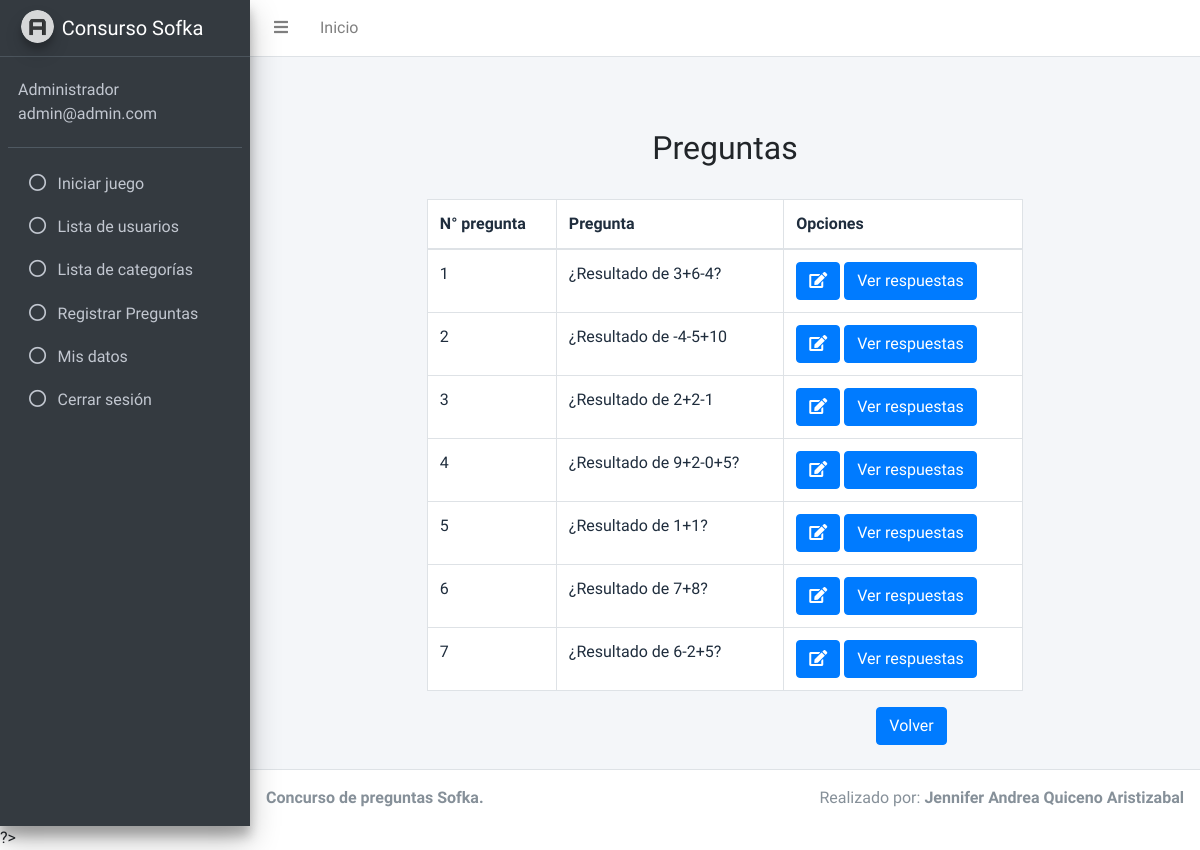
Screenshot of /Vista/listarPreguntas.php?idCategoria=1 (signed in) with the database file from the repository.
### tables this page shows
CREATE TABLE `preguntas` (
  `idPregunta` int(11) NOT NULL,
  `idCategoria` int(11) NOT NULL,
  `pregunta` varchar(500) NOT NULL,
  `numPregunta` int(11) NOT NULL
);

### Modelo/preguntas.php (called while the page is built, shortened)
<?php
class preguntasModel
{
    private $idPregunta;
    private $pregunta;
    private $idCategoria;
    private $numPregunta;
    function setIdPregunta($idPregunta)
    {
        $this->idPregunta = $idPregunta;
    }
    function getIdPregunta()
    {
        return $this->idPregunta;
    }
    function setPregunta($pregunta)
    {
        $this->pregunta = $pregunta;
    }
    function getPregunta()
    {
        return $this->pregunta;
    }
    function setidCategoria($idCategoria)
    {
        $this->idCategoria = $idCategoria;
    }
    function getidCategoria()
    {
        return $this->idCategoria;
    }
    function setNumPregunta($numPregunta)
    {
        $this->numPregunta = $numPregunta;
    }
    function getNumPregunta()
    {
        return $this->numPregunta;
    }
    function listarPreguntas()
    {
        $db = Db::conexion();
        $sql = $db->prepare("SELECT * FROM preguntas where idCategoria=:idCategoria");
        $sql->bindValue('idCategoria', $this->getIdCategoria());
        $listarPreguntas = [];
        try {
            $sql->execute();
            foreach ($sql->fetchAll() as  $value) {
                $preguntas = new preguntasModel();
                $preguntas->setIdPregunta($value['idPregunta']);
                $preguntas->setPregunta($value['pregunta']);
                $preguntas->setNumPregunta($value['numPregunta']);
                $listarPreguntas[] = $preguntas;
            }
            return $listarPreguntas;
        } catch (Exception $e) {
            echo "ocurrio un error:" . $e->getMessage();
        }
    }
}

### Vista/listarPreguntas.php (the view, shortened to what this page needs)
<?php
require_once("header.php");
require_once("../Modelo/preguntas.php");
$preguntas = new preguntasModel();
$preguntas->setIdCategoria($_GET["idCategoria"]);
$listarPreguntas = $preguntas->listarPreguntas();
?>
<div class="continer-fluid">
    <div class="row  justify-content-center ">
        <div class="col-md-8 mt-5">
            <h2 style="text-align: center;">Preguntas </h2>
            <br>
            <table class="table table-bordered bg-white">
                <thead>
                    <tr>
                        <th>N° pregunta </th>
                        <th>Pregunta </th>
                        <th>Opciones</th>
                    </tr>
                </thead>
                <tbody>
                    <?php
                    foreach ($listarPreguntas as $value) {
                    ?>
                        <tr>
                            <td> <?php echo $value->getNumPregunta(); ?></td>
                            <td> <?php echo $value->getPregunta(); ?></td>
                            <td> <a class="btn btn-primary br-5" href="editarPregunta.php?idPregunta=<?php echo $value->getIdPregunta(); ?>&idCategoria=<?php echo ($_GET['idCategoria']); ?>" title="Editar pregunta"><i class="fas fa-edit"></i></a>
                                <a class="btn btn-primary br-5" href="listarRespuestas.php?idPregunta=<?php echo $value->getIdPregunta(); ?>&idCategoria=<?php echo ($_GET['idCategoria']);?>">Ver respuestas</a>
                            </td>
                        </tr>
                    <?php
                    }
                    ?>
                </tbody>
            </table>
        </div>
        <div class="row justify-content-end col-6">
            <a class="btn btn-primary" href="listarCategorias.php">Volver</a>
        </div>
    </div>
</div>
<?php
require_once("footer.php");
?>

### rows the page displays
preguntas: numPregunta "1", pregunta "¿Resultado de 3+6-4?"
preguntas: numPregunta "2", pregunta "¿Resultado de -4-5+10"
preguntas: numPregunta "3", pregunta "¿Resultado de 2+2-1"
preguntas: numPregunta "4", pregunta "¿Resultado de 9+2-0+5?"
preguntas: numPregunta "5", pregunta "¿Resultado de 1+1?"
preguntas: numPregunta "6", pregunta "¿Resultado de 7+8?"
preguntas: numPregunta "7", pregunta "¿Resultado de 6-2+5?"

### other values shown
$_SESSION["nombreUsuario"] "Administrador"
$_SESSION["correo"] "admin@admin.com"
